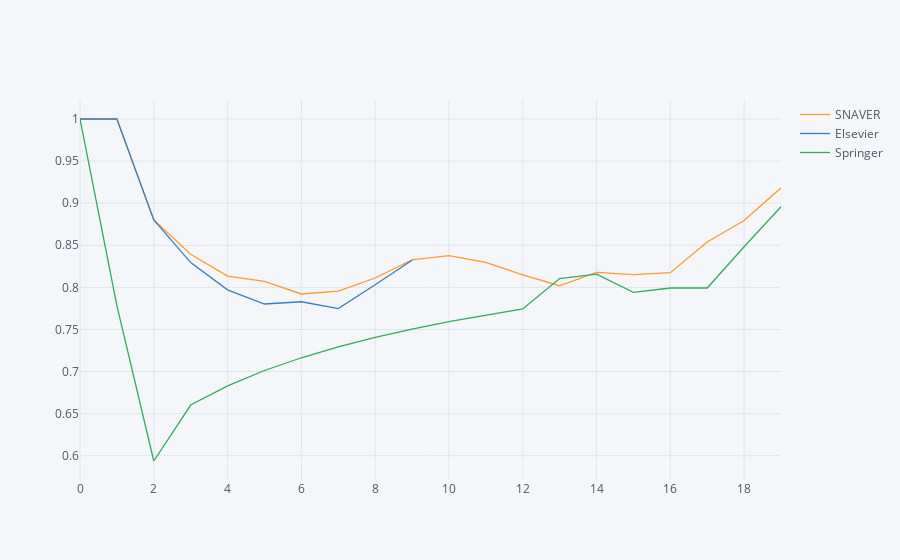

Source (notebook cell):
### Code cell
data.iplot(filename='styled-line')

### Figure 1 — Plotly figure (JSON) as saved in the notebook; plotly's stock layout.template omitted (floating-point values rounded to 4 significant figures)
{"data": [{"line": {"color": "rgba(255, 153, 51, 1.0)", "dash": "solid", "width": 1.3}, "mode": "lines", "name": "SNAVER", "text": "", "type": "scatter", "x": [0, 1, 2, 3, 4, 5, 6, 7, 8, 9, 10, 11, 12, 13, 14, 15, 16, 17, 18, 19], "y": [1, 1, 0.8801, 0.8394, 0.8134, 0.8072, 0.7921, 0.7955, 0.8111, 0.8326, 0.8378, 0.8296, 0.8148, 0.8019, 0.8178, 0.815, 0.8175, 0.8538, 0.8794, 0.9183]}, {"line": {"color": "rgba(55, 128, 191, 1.0)", "dash": "solid", "width": 1.3}, "mode": "lines", "name": "Elsevier", "text": "", "type": "scatter", "x": [0, 1, 2, 3, 4, 5, 6, 7, 8, 9, 10, 11, 12, 13, 14, 15, 16, 17, 18, 19], "y": [1, 1, 0.8801, 0.8294, 0.7971, 0.7802, 0.7829, 0.7748, 0.803, 0.8321, "", "", "", "", "", "", "", "", "", ""]}, {"line": {"color": "rgba(50, 171, 96, 1.0)", "dash": "solid", "width": 1.3}, "mode": "lines", "name": "Springer", "text": "", "type": "scatter", "x": [0, 1, 2, 3, 4, 5, 6, 7, 8, 9, 10, 11, 12, 13, 14, 15, 16, 17, 18, 19], "y": [1, 0.7783, 0.5937, 0.6602, 0.683, 0.7012, 0.7164, 0.7293, 0.7405, 0.7504, 0.7592, 0.7672, 0.7744, 0.8105, 0.8158, 0.794, 0.7992, 0.7992, 0.8482, 0.8957]}], "layout": {"legend": {"bgcolor": "#F5F6F9", "font": {"color": "#4D5663"}}, "paper_bgcolor": "#F5F6F9", "plot_bgcolor": "#F5F6F9", "titlefont": {"color": "#4D5663"}, "xaxis1": {"gridcolor": "#E1E5ED", "showgrid": true, "tickfont": {"color": "#4D5663"}, "title": "", "titlefont": {"color": "#4D5663"}, "zerolinecolor": "#E1E5ED"}, "yaxis1": {"gridcolor": "#E1E5ED", "showgrid": true, "tickfont": {"color": "#4D5663"}, "title": "", "titlefont": {"color": "#4D5663"}, "zerolinecolor": "#E1E5ED"}}}
